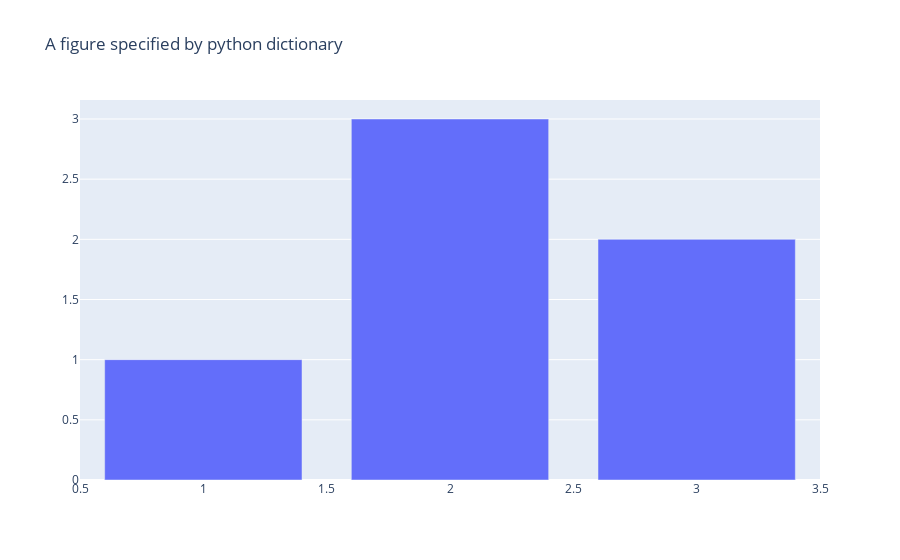

This figure's notebook cell:
### Code cell
#with dictionary 
fig = dict({
    "data":[{"type":"bar",
             "x":[1,2,3],
             "y":[1,3,2]}],
    "layout":{"title":{"text":
                       "A figure specified by python dictionary"}}
})
import plotly.io as pio 
pio.show(fig)

### Figure 1 — Plotly figure (JSON) as saved in the notebook; plotly's stock layout.template omitted (floating-point values rounded to 4 significant figures)
{"data": [{"type": "bar", "x": [1, 2, 3], "y": [1, 3, 2]}], "layout": {"title": {"text": "A figure specified by python dictionary"}}}
